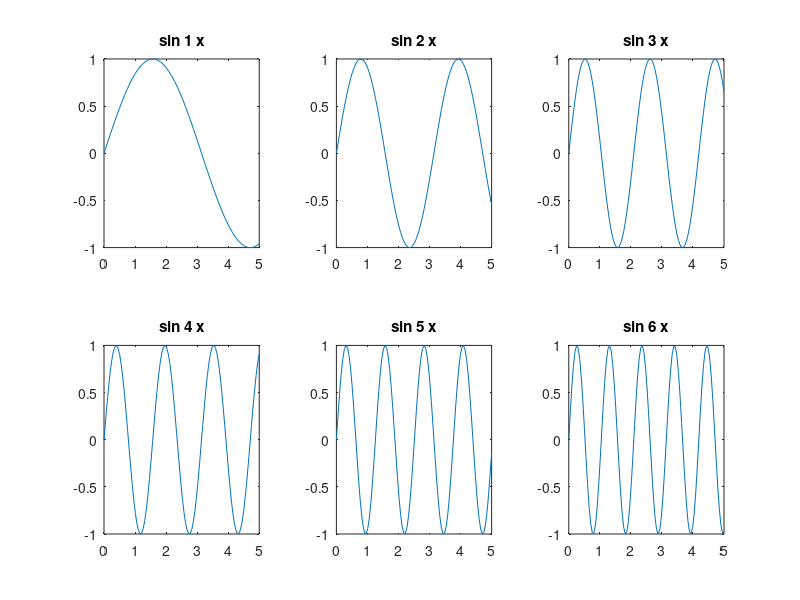

Recreate this plot in MATLAB.
%% Header
% Nathan Holmes
% 9/29/2017
% Section 208
% Homework 4

%% Problem 1
minput = input('Enter a minimum value for the range: '); % minimum of range
maxput = input('Enter a maximum value for the range: '); % maximum of range

arando = randi([minput,maxput],1,1) % generates a single number within the input range

guesswho = input('Enter an integer guess: '); % gets the guess input from the user
count = 1; % initializes the guess count
while guesswho ~= arando
    if guesswho > arando & guesswho <= maxput
        guesswho = input('Too high. Enter another guess: ');
    elseif guesswho < arando & guesswho >= minput
        guesswho = input('Too low. Enter another guess: ');
    else
        fprintf('Invalid input. Value must be within the range %d to %d\n', minput,maxput);
        guesswho = input('Enter a guess within the range: ');
    end
    count = count+1
end

disp('You guessed correctly!');
fprintf('It took %d tries to guess the number.\n', count);

%% Problem 2
for line = 0:4
    number = 9 - 2*line; % defines what number to print
   for section = 1:2 % repeat the following twice
        for star = 0:line % prints number of * equal to the current line
            fprintf('*');
        end
        for rep = 4-line:-1:0 % first line prints it 5 times, then the next lines decrease by one until prints only once
            fprintf('%d',number);
        end
    fprintf('='); % print after each section
   end
   fprintf('\n'); % next line after gone through two sections
end

%% Problem 3
moneys = 3267.50;
percentaroo = 1.05;
now = 2017;

for cycle = 0:3
    now = now + 5; % change the year to display
    for year = 1:5 % incease value five times
        moneys = moneys*percentaroo; % update value of tuition
    end
    fprintf('In %d, tuition will be $%.2f.\n',now,moneys);
end

%% Problem 4
x = linspace(0,5,100);
figure(1);
for graph = 1:6
    y = sin(graph*x); % plot sin(loop variable*x)
    subplot(2,3,graph); % graph it on the subplot = to loop variable
    plot(x,y);
    title(['sin ',num2str(graph),' x']); % name the graph 
end

%% Problem 5
fibonotme = input('How many values in the Fibonacci sequence would you like to display? ');
fvar1 = 0; % initialized variable for first number
fvar2 = 1; % initialized variable for second number
fibtwo = [fvar1, fvar2]; % first two numbers in the sequence

if fibonotme == 1 % if only chose one number to display
    disp('0');
elseif fibonotme == 2 % if chose only two
    fprintf('%d %d \n', fibtwo);
elseif fibonotme > 2 % if more than two 
    fprintf('%d ', fibtwo); % print the first two in the sequence
    for k = 3:fibonotme % repeat as many times as the user chose excluding the first two
       fibgen = fvar1 + fvar2; % fibonacci function for k>2
       fvar1 = fvar2; % update initialized variable
       fvar2 = fibgen; % update initialized variable
       fprintf('%d ', fibgen); % print the Fibonacci number
    end
fprintf('\n'); % next line
end




